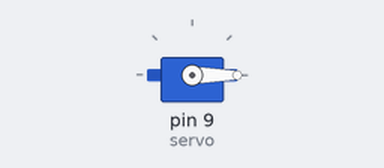
A sketch run on a simulated Arduino Uno, built with avr-gcc and run on an emulated ATmega328P. Shown: servo.

Above: at 0.05 s.
Timing chart, 0 to 4.6 s (numbered marks = the images above):
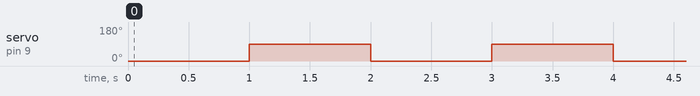

Measured:
- by itself, servo on pin 9 (servo): alternates 90° for 1.0 s and 0° for 1.0 s

The sketch:

servobasic.ino
```cpp
#include <Servo.h>


Servo servo;

void setup() {
  servo.attach(9);
}

void loop() {
  servo.write(0);
  delay(1000);
  servo.write(90);
  delay(1000);

}
```
